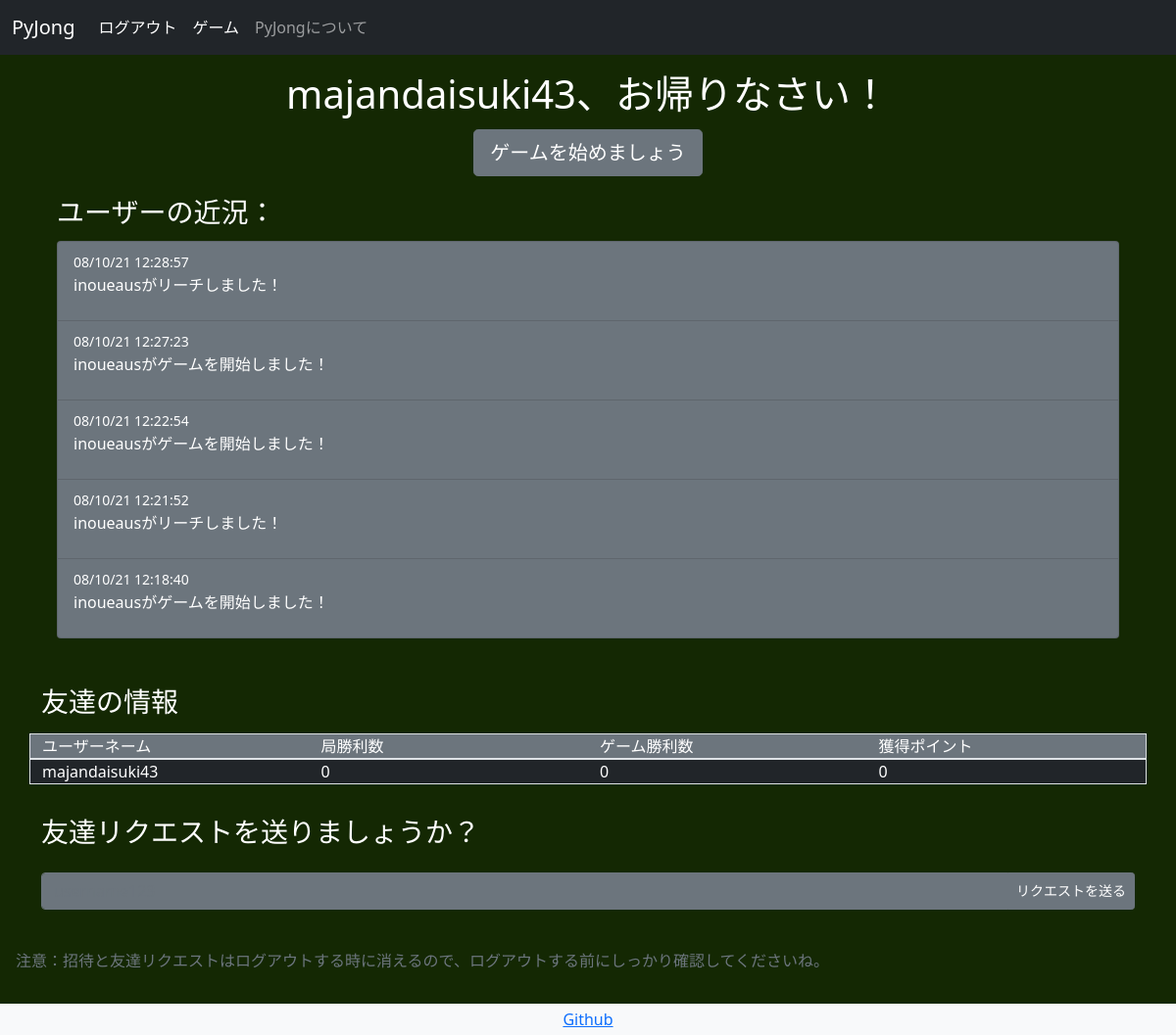
/main/friends (signed in), run on the app's committed database.
### pyjong/models.py (models this page shows, shortened)
class UserData(db.Model,UserMixin):
    __tablename__ = 'userdata'
    id = db.Column(db.Integer,primary_key=True)
    email_address = db.Column(db.String(64),unique=True,index=True)
    username = db.Column(db.String(64),unique=True,index=True)
    password_hash = db.Column(db.String(128))
    friends_list = db.Column(db.Text)
    friend_requests = db.Column(db.Text)
    invites = db.Column(db.Text)
    kyoku_win_count = db.Column(db.Integer)
    game_win_count = db.Column(db.Integer)
    points = db.Column(db.Integer)

class GameUpdates(db.Model):
    id = db.Column(db.Integer,primary_key=True)
    date = db.Column(db.DateTime,nullable=False,default=datetime.now)
    text = db.Column(db.Text,nullable=False)

### pyjong/main/views.py (the view, shortened to what this page needs)
@main_blueprint.route('/friends',methods=['GET','POST'])
@login_required
def friends():
    get_new_requests(current_user.username)
    get_invites(current_user.username)
    get_friends_list(current_user.username)
    form_delete = DeleteFriend()
    form_delete = add_friends_to_form(form_delete)
    form_req = FriendRequest()
    form_add = AcceptFriendRequest()
    form_add = add_friend_requests_to_form(form_add)
    accept_invite_form = AcceptInvite()
    accept_invite_form = add_invites_to_form(accept_invite_form)
    game_updates = retrieve_game_updates()
    if form_delete.validate_on_submit():
        delete_friend(requested_username=form_delete.select_friend.data,requester_username=current_user.username)
        flash("友達を削除しました。",'alert-success')
        return redirect(url_for('main.friends'))
    return render_template('friends.html',form_delete=form_delete,form_add=form_add,form_req=form_req,accept_invite_form=accept_invite_form,game_updates=game_updates)

### pyjong/main/forms.py
class DeleteFriend(FlaskForm):
    select_friend = SelectField("承諾したいリクエストを選んでください")
    submit = SubmitField("削除")

class FriendRequest(FlaskForm):
    username = StringField('追加したいユーザーネーム：',validators=[InputRequired(),Regexp('^\w+$',message='英数字のみ入力可能')])
    submit = SubmitField('リクエストを送る')

### pyjong/main/views.py (called while the page is built)
def add_friends_to_form(form):
    if len(session['friends']) > 0:
        form.select_friend.choices = [(usr,usr) for usr in session['friends']]
        session['has_friends'] = True
    else:
        session['has_friends'] = False
    return form

def add_friend_requests_to_form(form):
    if session['new_requests']:
        form.select_friend.choices = [(usr,usr) for usr in session['requests']]
    else:
        form.select_friend.choices = [('no_friends','友達はまだいないようです')]
    return form

def add_invites_to_form(form):
    if session['has_new_invites']:
        form.select_friend.choices = [(room,usr) for usr,room in session['invites']]
    else:
        pass
    return form

### pyjong/models.py (called while the page is built, shortened)
@login_manager.user_loader
def load_user(user_id):
    return UserData.query.get(user_id)

def retrieve_game_updates():
    game_updates = GameUpdates.query.order_by(GameUpdates.date.desc()).paginate(page=1,per_page=5)
    return game_updates

def get_new_requests(session_username):
    current_usr = UserData.query.filter_by(username=session_username).first()
    new_requests_list = eval(current_usr.friend_requests)
    if session['updated'] == False:
        if len(new_requests_list) > 0:
            session['requests'] = new_requests_list
            session['new_requests'] = True
            current_usr.friend_requests = str([])
            db.session.add(current_usr)
            db.session.commit()
            session['updated'] = True
        else:
            session['new_requests'] = False
            session['updated'] = True

### pyjong/main/templates/main/friends.html (shortened to what this page needs)
<!DOCTYPE html>
{% extends "base.html" %}
{% block content %}
<div class="container text-left p-3">
<div class="container text-center w-3">
  <h1 class="">{{session['username']}}、お帰りなさい！</h1>
</div>
<div class="container py-1 text-center">
  <button type="button" onclick="location.href='{{url_for('main.game')}}'" class="btn btn-secondary btn-lg btn-block px-3">ゲームを始めましょう</button>
</div>
<div class="container py-3">
  <h3>ユーザーの近況：</h3>
  <ul class="list-group pt-1">
    {% for update in game_updates.items %}
    <li class="list-group-item bg-secondary text-white">
      <small>{{update.date.strftime('%D %H:%M:%S')}}</small>
      <p>{{update.text}}</p>
    </li>
    {% endfor %}
  </ul>
</div>
</div>
<div class="container py-3">
  <h3 class="pb-2">友達の情報</h3>
  <div class="row border bg-secondary">
    <div class="col">ユーザーネーム</div>
    <div class="col">局勝利数</div>
    <div class="col">ゲーム勝利数</div>
    <div class="col">獲得ポイント</div>
  </div>
  {% for row in session['friend_stats'] %}
<div class="row border">
  {% for cell in row %}
    <div class="col bg-dark">{{cell}}</div>
    {% endfor %}
</div>
  {% endfor %}
</div>
<div class="container py-3">
<h3 class="pb-2">友達リクエストを送りましょうか？</h3>
<form class="" action="" method="POST">
<div class="input-group py-2">
{{form_req.username(class="form-control",placeholder="username123")}}
{{form_req.submit(class="btn btn-secondary btn-sm")}}
</div>
</div>
<p class="relative-bottom p-3 text-muted">注意：招待と友達リクエストはログアウトする時に消えるので、ログアウトする前にしっかり確認してくださいね。</p>
{% endblock %}

### data on the page
UserData: username "majandaisuki43"
GameUpdates: date "08/10/21 12:28:57", text "inoueausがリーチしました！"
GameUpdates: date "08/10/21 12:27:23", text "inoueausがゲームを開始しました！"
GameUpdates: date "08/10/21 12:22:54", text "inoueausがゲームを開始しました！"
GameUpdates: date "08/10/21 12:21:52", text "inoueausがリーチしました！"
GameUpdates: date "08/10/21 12:18:40", text "inoueausがゲームを開始しました！"

### other printed values
{{ cell }} "majandaisuki43" "0" "0" "0"
